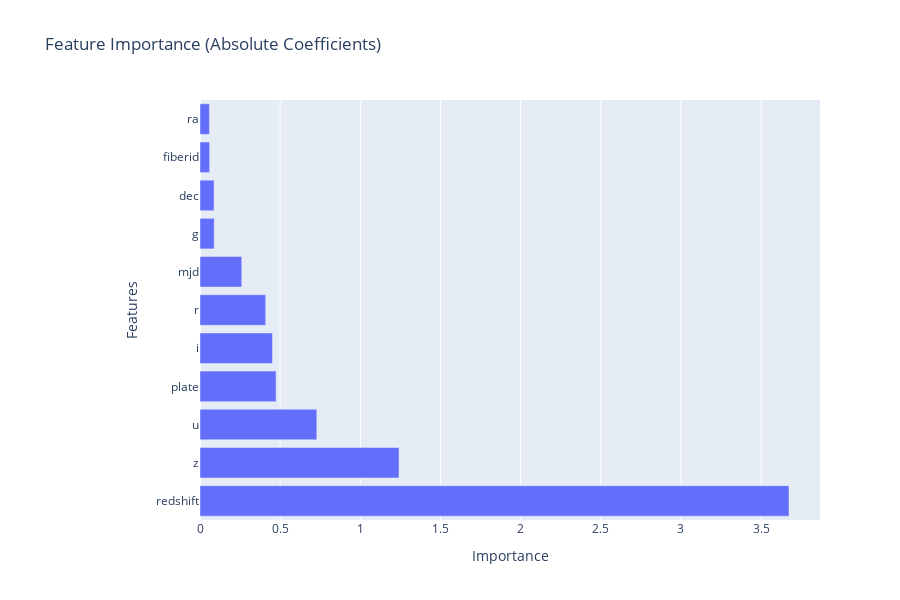

Source (notebook cell):
### Code cell
# Tracé des coefficients sous forme de barres horizontales
fig = px.bar(
    feature_importance_sorted,
    x="Absolute Coefficients",
    y=feature_importance_sorted.index,
    orientation='h',
    title="Feature Importance (Absolute Coefficients)",
    labels={"Absolute Coefficients": "Importance", "index": "Features"}  # Étiquettes personnalisées
)

# Mise à jour de la mise en page
fig.update_layout(
    showlegend=False,  # Masquer la légende (inutile pour un seul ensemble de données)
    margin={'l': 200},  # Augmenter la marge gauche pour éviter de couper les noms des colonnes
    height=600  # Ajuster la hauteur pour plus de lisibilité
)

# Affichage du graphique
fig.show()

### Figure 1 — Plotly figure (JSON) as saved in the notebook; plotly's stock layout.template omitted (floating-point values rounded to 4 significant figures)
{"data": [{"alignmentgroup": "True", "hovertemplate": "Importance=%{x}<br>Features=%{y}<extra></extra>", "legendgroup": "", "marker": {"color": "#636efa", "pattern": {"shape": ""}}, "name": "", "offsetgroup": "", "orientation": "h", "showlegend": false, "textposition": "auto", "type": "bar", "x": [3.674, 1.241, 0.7286, 0.4746, 0.4518, 0.41, 0.2604, 0.08874, 0.08774, 0.06011, 0.05869], "xaxis": "x", "y": ["redshift", "z", "u", "plate", "i", "r", "mjd", "g", "dec", "fiberid", "ra"], "yaxis": "y"}], "layout": {"barmode": "relative", "height": 600, "legend": {"tracegroupgap": 0}, "margin": {"l": 200}, "showlegend": false, "title": {"text": "Feature Importance (Absolute Coefficients)"}, "xaxis": {"anchor": "y", "domain": [0, 1], "title": {"text": "Importance"}}, "yaxis": {"anchor": "x", "domain": [0, 1], "title": {"text": "Features"}}}}
